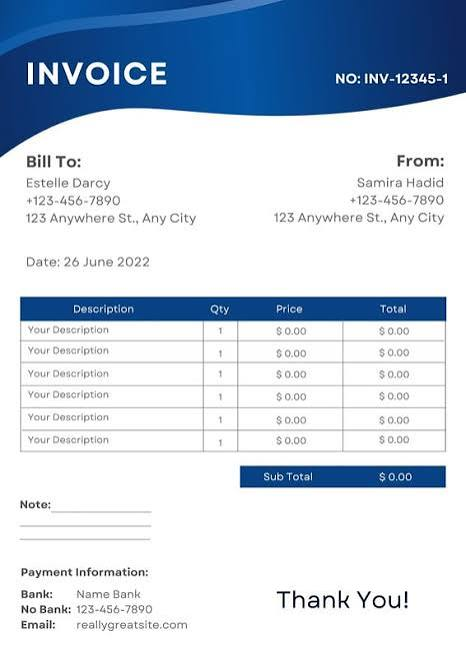
#> input picture images.jpg, 466 x 657 px
$ python ocr_engine.py images.jpg
#> lines starting #> are read from the running program, lines starting #| are printed output that depends on the picture
"""Invoice entity extraction (vendor, billing address, invoice number, total).

Pipeline
  1. Multi-pass OCR (plain + inverted grayscale, two page-segmentation modes),
     merged by box overlap. No hard binarization: it destroys small text, and
     the inverted pass recovers white-on-colour text (banners, total boxes).
  2. Rebuild lines -> column segments from word boxes.
  3. Locate each entity from its own anchors (labels + geometry).

Requires: opencv-python, numpy, pillow, pytesseract (+ the Tesseract binary).
"""
import difflib
import re
from collections import Counter
from dataclasses import dataclass
from statistics import median

import cv2
import numpy as np
import pytesseract
from PIL import Image

TARGET_WIDTH = 2400   # upscale target for OCR (capped by MAX_SCALE)
MAX_SCALE = 6.0
MIN_CONF = 30
COLUMN_GAP = 2.0      # gap (x word height) that splits a line into columns
OCR_PSMS = (11, 6)    # sparse text + single block; results are merged

NOT_FOUND = [0, 0, 0, 0]


# --------------------------------------------------------------------------
# Data structures
# --------------------------------------------------------------------------
@dataclass(eq=False)
class Word:
  text: str
  x0: float
  y0: float
  x1: float
  y1: float
  conf: float = 0.0

  @property
  def h(self):
    return self.y1 - self.y0

  @property
  def yc(self):
    return (self.y0 + self.y1) / 2


@dataclass(eq=False)
class Seg:
  """A run of words on one line with no large horizontal gap (one 'cell')."""

  words: list

  # [8 lines left out: function __post_init__, not called in this run]


def _box_of(items):
  return [int(min(i.x0 for i in items)), int(min(i.y0 for i in items)),
          int(max(i.x1 for i in items)), int(max(i.y1 for i in items))]


# [9 lines left out: function _span_box, not called in this run]


def _norm(t):
  return re.sub(r'\s+', ' ', re.sub(r'[^a-z0-9 ]', '', t.lower())).strip()


# --------------------------------------------------------------------------
# OCR + layout reconstruction
# --------------------------------------------------------------------------
# [8 lines left out: function _overlap, not called in this run]


def _ocr_pass(gray, scale, psm, off_x=0.0, off_y=0.0, pad=0):
  d = pytesseract.image_to_data(
      gray, config=f'--oem 3 --psm {psm}', output_type=pytesseract.Output.DICT)
  words = []
  for i, raw in enumerate(d['text']):
    text = raw.strip()
    try:
      conf = float(d['conf'][i])
    except ValueError:
      conf = -1
    if conf < MIN_CONF or not re.search(r'[A-Za-z0-9#$€£₹%]', text):
      continue
    x, y = d['left'][i] - pad, d['top'][i] - pad
    w, h = d['width'][i], d['height'][i]
    words.append(Word(text, x / scale + off_x, y / scale + off_y,
                      (x + w) / scale + off_x, (y + h) / scale + off_y, conf))
  return words


# [33 lines left out: functions _dark_blocks, _merge_passes, not called in this run]


LABEL_VOCAB = ['invoice', 'subtotal', 'total', 'amount', 'balance', 'payable',
               'number', 'billed', 'grand']


# [11 lines left out: function _canonicalize, not called in this run]


def _ocr_words(pil_img):
  gray0 = cv2.cvtColor(np.array(pil_img.convert('RGB')), cv2.COLOR_RGB2GRAY)
  scale = min(MAX_SCALE, max(1.0, TARGET_WIDTH / gray0.shape[1]))
  gray = (cv2.resize(gray0, None, fx=scale, fy=scale,
                     interpolation=cv2.INTER_CUBIC) if scale > 1.0 else gray0)

  candidates = []
  for img in (gray, 255 - gray):          # normal + inverted (light-on-dark)
    for psm in OCR_PSMS:
      candidates.extend(_ocr_pass(img, scale, psm))

  # Light text on solid dark blocks: OCR each block as its own inverted crop.
  for x, y, bw, bh in _dark_blocks(gray0):
    x0, y0 = max(0, x - 2), max(0, y - 2)
    crop = gray0[y0:y + bh + 2, x0:x + bw + 2]
    crop = 255 - crop
    if scale > 1.0:
      crop = cv2.resize(crop, None, fx=scale, fy=scale,
                        interpolation=cv2.INTER_CUBIC)
    pad = 20
    crop = cv2.copyMakeBorder(crop, pad, pad, pad, pad, cv2.BORDER_CONSTANT,
                              value=int(np.median(crop)))
    for psm in OCR_PSMS:
      candidates.extend(_ocr_pass(crop, scale, psm, x0, y0, pad))

  return _canonicalize(_merge_passes(candidates))


# [39 lines left out: functions _build_segments, _right_of, _below, not called in this run]


# --------------------------------------------------------------------------
# Invoice number
# --------------------------------------------------------------------------
_ID = r'(?=[A-Z0-9\-/]*\d)([A-Z0-9][A-Z0-9\-/]{1,24})'   # must contain a digit
_ID_TOKEN = re.compile(_ID, re.I)
_INV_LABEL = r'(?:invoice|inv)\s*(?:no\.?|number|num\.?|#|id)'

INV_PRIMARY = re.compile(r'\b' + _INV_LABEL + r'\s*[:#\-.]*\s*' + _ID, re.I)
INV_LABEL_ONLY = re.compile(r'\b' + _INV_LABEL + r'\s*[:#\-.]*\s*$', re.I)
INV_SECONDARY = [
    re.compile(r'\b(?:no|nr)\s*[:.#]\s*' + _ID, re.I),      # "NO: INV-123"
    re.compile(r'\b(?:invoice|inv)\s*[:#]\s*' + _ID, re.I),
    re.compile(r'\binvoice\s+' + _ID, re.I),                # "INVOICE 12345"
    re.compile(r'\b(?:order|receipt|ref(?:erence)?)\s*(?:no\.?|number|#)'
               r'\s*[:#\-.]*\s*' + _ID, re.I),
]


# [19 lines left out: function _extract_invoice_number, not called in this run]


# --------------------------------------------------------------------------
# Total
# --------------------------------------------------------------------------
AMOUNT = re.compile(
    r'(?<![\w/])(?P<cur>[$€£₹]|Rs\.?|INR|USD|EUR|GBP)?\s*'
    r'(?P<num>\d{1,3}(?:,\d{2,3})+(?:\.\d{1,2})?'   # 1,234.50 / 1,23,456
    r'|\d{1,3}(?: \d{3})+\.\d{2}'                     # 1 234.50 (space thousands)
    r'|\d+\.\d{2}|\d+)(?![\w/])', re.I)

TOTAL_TIERS = [  # highest priority first
    re.compile(r'\b(?:grand\s*total|total\s*(?:amount\s*)?(?:due|payable)'
               r'|amount\s*(?:due|payable)|balance\s*due|invoice\s*total'
               r'|total\s*amount|net\s*payable)\b', re.I),
    re.compile(r'(?<!sub)(?<!sub\s)\btotal\b'
               r'(?!\s*(?:tax|gst|vat|discount|qty|quantity))', re.I),
    re.compile(r'\bsub\s*total\b', re.I),
]


def _is_precise(m):
  num = m.group('num')
  return bool(m.group('cur')) or '.' in num or ',' in num or ' ' in num


# [33 lines left out: functions _find_amount, _fmt_amount, _amount_near, not called in this run]


TAX_LABEL = re.compile(
    r'\b(?:sales\s*tax|tax|gst|vat|igst)\b(?!\s*(?:invoice|id|rate|code|no))',
    re.I)


def _to_float(text):
  m = _find_amount(text)
  return float(re.sub(r'[, ]', '', m.group('num'))) if m else None


# [95 lines left out: functions _labeled_amount, _reread_amount, _settle_total, _restyle, _extract_total, not called in this run]


# --------------------------------------------------------------------------
# Vendor + billing address
# --------------------------------------------------------------------------
BILL_TO = re.compile(
    r'^(?:(?:bill(?:ed)?|sold|invoice)\s*t[o0]\b|t[o0]\s*:)\s*[:\-]?\s*', re.I)
FROM_LABEL = re.compile(
    r'^(?:from|seller|vendor|supplier|issued\s*by|sold\s*by)\b\s*[:\-]?\s*',
    re.I)
STOP_LINE = re.compile(
    r'\b(?:ship(?:ped)?\s*to|invoice|date|due|terms|p\.?o\.?|description'
    r'|qty|quantity|item|rate|amount|total|payment|from)\b', re.I)
VENDOR_NOISE = re.compile(
    r'\b(?:invoice|date|due|phone|tel|fax|e-?mail|gstin|vat|bill\s*to'
    r'|ship\s*to|page|original|receipt|logo|zip)\b|@|www\.|https?:', re.I)
ADDRESS_LIKE = re.compile(
    r'^\d+[\s,]|\b\d{4,}\b|\b(?:street|st|road|rd|ave|avenue|blvd|lane|ln'
    r'|drive|dr|suite|floor|city|state|country|box)\b[.,]?', re.I)
DOMAIN_LIKE = re.compile(r'^\S+\.(?:com|net|org|io|co|in)\b', re.I)
COMPANY_SUFFIX = re.compile(
    r'\b(?:inc|llc|ltd|limited|corp|corporation|co|company|gmbh|pvt|plc|llp'
    r'|lp|ag|enterprises|industries|solutions|technologies|services|group'
    r'|traders|stores|agency|studio)\b', re.I)


BILL_TO_LOOSE = re.compile(
    r'^(?!ship|deliver|attn)[A-Za-z]{3,9}\s+to\s*:\s*|^bill(?:ed)?\s*:?\s*$',
    re.I)


# [65 lines left out: functions _label_match, _is_vendor_candidate, _repeat_count, _stack_lines, _pick_vendor, not called in this run]


def _aligned(s, start, tol):
  return abs(s.x0 - start.x0) <= tol or abs(s.x1 - start.x1) <= tol


# [75 lines left out: functions _collect_block, _extract_party, not called in this run]


# --------------------------------------------------------------------------
# Public API
# --------------------------------------------------------------------------
def extract_invoice_data(image_path_or_pil):
  """Return {field: {'value': str, 'coordinates': [x0, y0, x1, y1]}}.

  Coordinates are in the original image's pixel space.
  """
#> called with image_path_or_pil = 'images.jpg'
  image = (Image.open(image_path_or_pil)
           if isinstance(image_path_or_pil, str) else image_path_or_pil)
#> image is the input picture: PIL image 466x657 RGB; mean R, G, B 197.1, 209.2, 223.2
  img_h = image.size[1]
#> img_h = 657

  words = _ocr_words(image)
#> in _ocr_words, `gray0 = cv2.cvtColor(np.array(pil_img.convert('RGB')), cv2.COLOR_RGB2G..`:
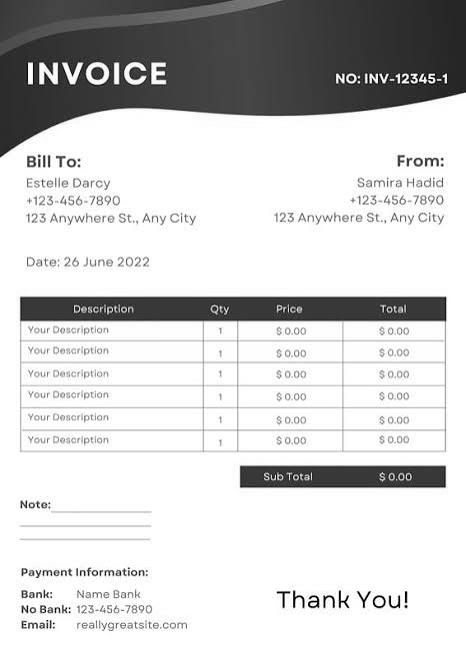
#> gray0: shape (657, 466); min 0, max 255, mean 207.2
#> the loop in _ocr_words, `for img in (gray, 255 - gray):` made 1 pass
#> after the loop in _ocr_words, `for img in (gray, 255 - gray):`: candidates = []
  segs = _build_segments(words) if words else []

  inv_val, inv_box = _extract_invoice_number(segs)
  total_val, total_box = _extract_total(segs, img_h)
  gray0 = cv2.cvtColor(np.array(image.convert('RGB')), cv2.COLOR_RGB2GRAY)
  total_val = _settle_total(total_val, total_box, gray0, segs)
  (vendor_val, vendor_box), (addr_val, addr_box) = _extract_party(segs, img_h)

  return {
      'vendor_name': {'value': vendor_val, 'coordinates': vendor_box},
      'company_address': {'value': addr_val, 'coordinates': addr_box},
      'invoice_number': {'value': inv_val, 'coordinates': inv_box},
      'total': {'value': total_val, 'coordinates': total_box},
  }


if __name__ == '__main__':
  import json
  import sys

#> (the run stopped early here; a loop or call above may not have finished)

$ run again, on invoice2.png
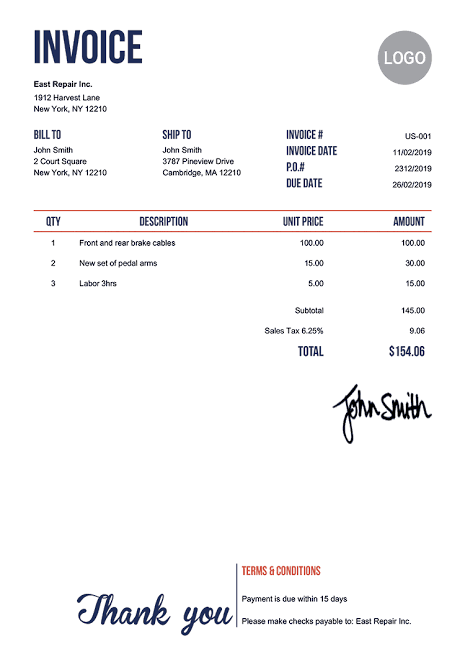
#> input picture invoice2.png, 465 x 659 px
#> in extract_invoice_data, image is the input picture: PIL image 465x659 P; mean R, G, B 246.8, 246.4, 247.3
#> in _ocr_words, `gray0 = cv2.cvtColor(np.array(pil_img.convert('RGB')), cv2.COLOR_RGB2G..`:
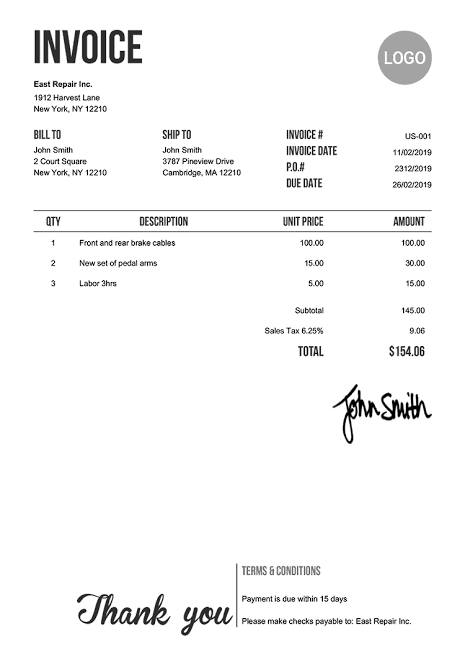
#> gray0: shape (659, 465); min 0, max 255, mean 246.6
#> the loop in _ocr_words, `for img in (gray, 255 - gray):` made 1 pass
#> after the loop in _ocr_words, `for img in (gray, 255 - gray):`: candidates = []

$ run again, on invoice3.png
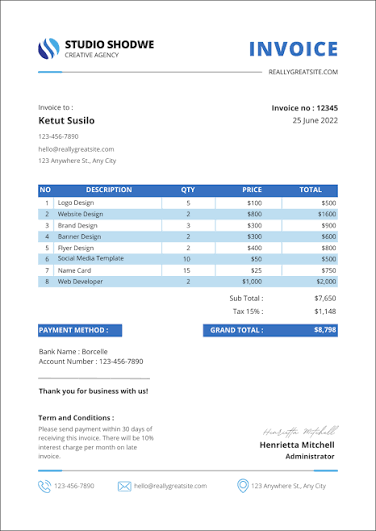
#> input picture invoice3.png, 376 x 531 px
#> in extract_invoice_data, image is the input picture: PIL image 376x531 P; mean R, G, B 238.7, 243, 247.1
#> in _ocr_words, `gray0 = cv2.cvtColor(np.array(pil_img.convert('RGB')), cv2.COLOR_RGB2G..`:
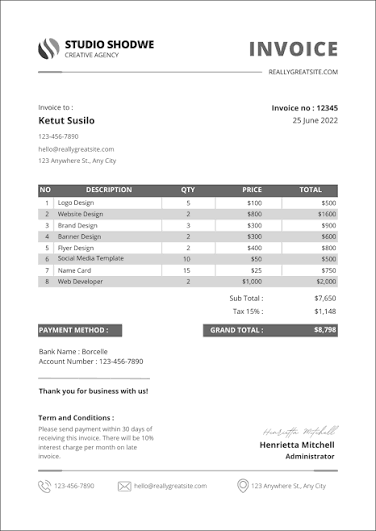
#> gray0: shape (531, 376); min 0, max 255, mean 242.2
#> the loop in _ocr_words, `for img in (gray, 255 - gray):` made 1 pass
#> after the loop in _ocr_words, `for img in (gray, 255 - gray):`: candidates = []
